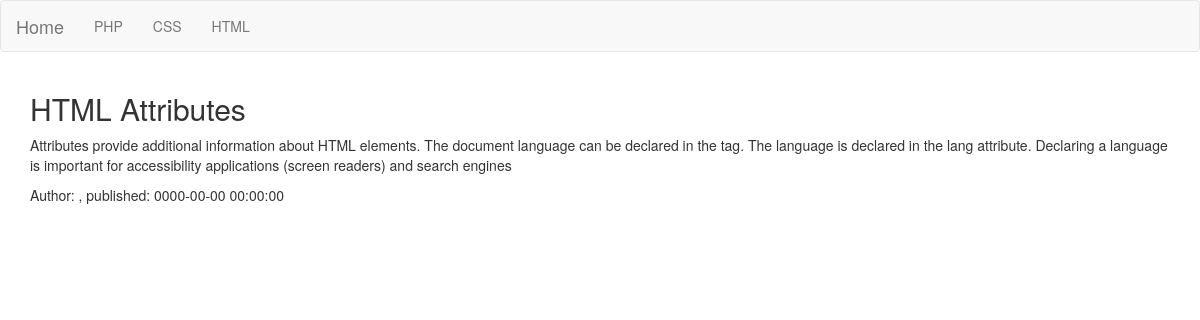
/post.php?id=6, run on the app's committed database.
### tables this page shows
CREATE TABLE IF NOT EXISTS `post` (
  `id` int(11) NOT NULL AUTO_INCREMENT,
  `title` varchar(255) NOT NULL,
  `category_id` int(11) NOT NULL,
  `description` tinytext NOT NULL,
  `text` text NOT NULL,
  `author_id` int(11) NOT NULL,
  `create_at` timestamp NULL DEFAULT NULL,
  `update_at` timestamp NULL DEFAULT NULL,
  PRIMARY KEY (`id`)
);

### post.php (the view, shortened to what this page needs)
<?php require_once 'menu.php'; ?>
<!DOCTYPE html>
<html lang="en">
<head>
<link rel="stylesheet" href="http://maxcdn.bootstrapcdn.com/bootstrap/3.3.4/css/bootstrap.min.css">
</head>
<body>
<nav class="navbar navbar-default">
  <div class="container-fluid">
    <div class="navbar-header">
      <a class="navbar-brand" href="index.php">Home</a>
    </div>
    <div>
    </div>
  </div>
</nav>
<div class="container" id="content"><?php
foreach ($_GET as $key => $value) {
        $value;
    }
  $connection = new mysqli(SERVERNAME, USERNAME, PASSWORD, DBNAME);
  $query = "SELECT * FROM post WHERE id = $value";
  $result = $connection->query($query);
  $rows = $result->num_rows;
    for ($j = 0 ; $j < $rows ; ++$j)
      {
        $result->data_seek($j);
        $row = $result->fetch_array(MYSQLI_ASSOC);
        $post_title = $row['title'];
        $post_text = $row['text'];
        $post_create = $row['create_at'];
        $post_author = $row['name'];
        echo "<div>";
        echo " <h2> $post_title </h2>" ;
        echo "<p>$post_text</p>";
        echo "Author: $post_author , published: $post_create";
        echo "</div>";
        echo "<br />";
      }
    					?></div>
</body>

### data on the page
post: title "HTML Attributes", text "Attributes provide additional information about HTML elements. The document language can be declared in the tag. The language is declared in the lang attribute. Declaring a language is important for accessibility applications (screen readers) and search engines", create_at "0000-00-00 00:00:00"

### other printed values
$value "PHP"
$value "CSS"
$value "HTML"
